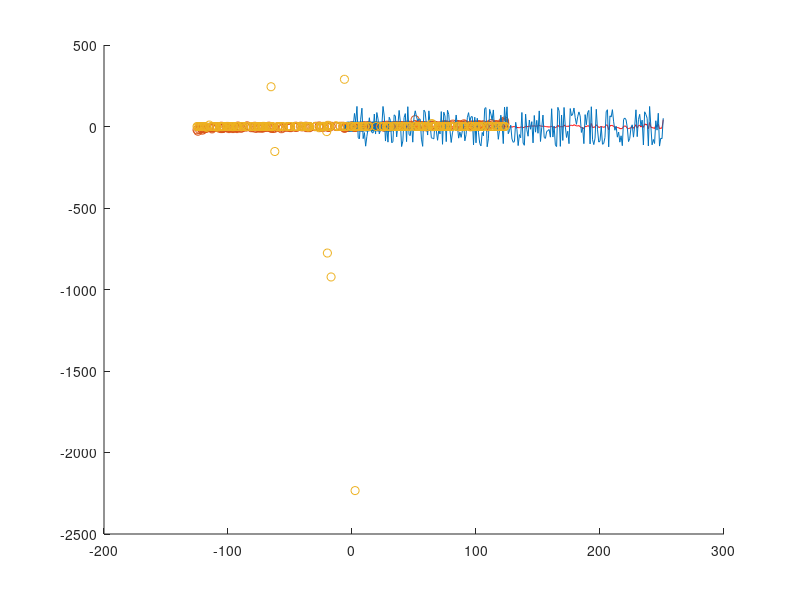

This figure's MATLAB source:
clear all
clc
close all

%(a)
load pendulumdata

%(b)
sam=200;
t=1:sam:length(qDDOT);
qDDot=qDDOT(1:sam:length(qDDOT));
q=q(1:sam:length(q));
qDot=qDot(1:sam:length(qDot));
T=T(1:sam:length(T));

p1=1;p2=30;
m=zeros(3,length(q));
for i=1:length(q)
    x1=[q(i);qDot(i);qDDot(i)];
   
    for j=1:length(q)
            x2=[q(j);qDot(j);qDDot(j)];
        K(i,j)=p1*exp(-(x1-x2)'*(x1-x2)/(2*p2^2));
        
    end
end

f=mvnrnd(m,K);
scatter(q,f(1,:))
hold on

%(c)
p1=1;p2=1;
m=zeros(3,length(q));
for i=1:length(q)
    x1=[q(i);qDot(i);qDDot(i)];
    for j=1:length(q)
            x2=[q(j);qDot(j);qDDot(j)];
        Ks(1,j)=p1*exp(-(x1-x2)'*(x1-x2)/(2*p2^2));
        
    end
    yhat(i)=Ks*inv(K+1*eye(size(K)))*T;
end
scatter(T,yhat)
plot(yhat,'r')
hold on
plot(T)

% (d)
%p1=1;p2=0.001;
m=zeros(3,length(q));
for i=1:length(q)
    x1=[q(i);qDot(i);qDDot(i)];
    for j=1:length(q)-2
        qt=q;
        qt(i)=[];
                qtDot=qDot;
        qtDot(i)=[];
                qtDDot=qDDot;
        qtDDot(i)=[];
            x2=[qt(j);qtDot(j);qtDDot(j)];
            
            Kt=K;
            Kt(:,i)=[];
            Kt(i,:)=[];
            Tt=T;
            Tt(i)=[];
        Ks(1,j)=p1*exp(-(x1-x2)'*(x1-x2)/(2*p2^2));
        
    end
    yhat(i)=Ks(1:250)*inv(Kt+0*eye(size(Kt)))*Tt;
    i
end
scatter(T,yhat)

Err=sqrt((sum(T'-yhat).^2)/length(T))
Err2=sqrt(median(median((T'-yhat).^2)))
